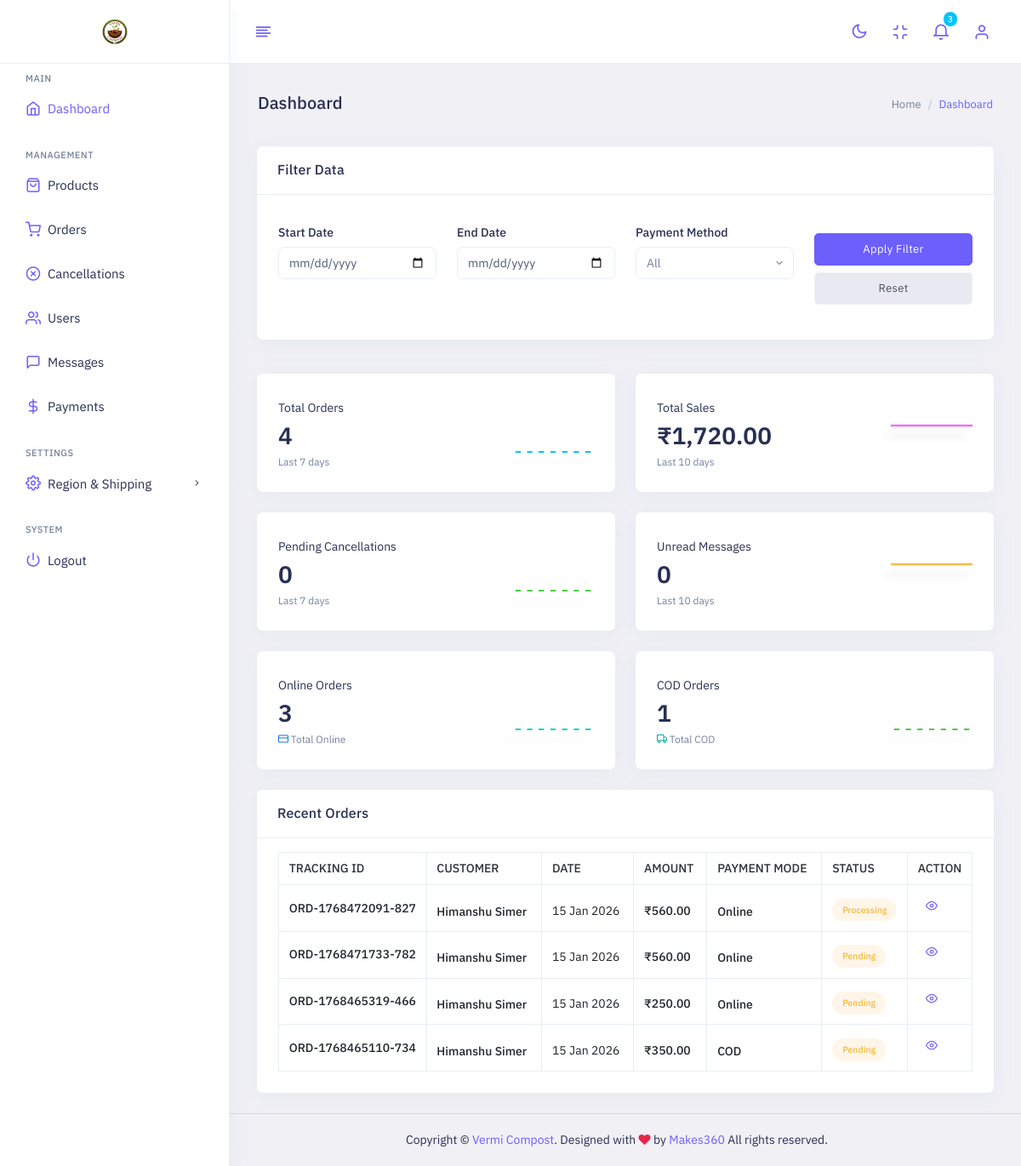
The page /admin/index.php (signed in) on the database its author committed.
### tables this page shows
CREATE TABLE `orders` (
  `id` int(6) UNSIGNED NOT NULL,
  `user_id` int(6) UNSIGNED DEFAULT NULL,
  `order_number` varchar(20) NOT NULL,
  `customer_name` varchar(100) NOT NULL,
  `customer_email` varchar(100) NOT NULL,
  `customer_phone` varchar(20) DEFAULT NULL,
  `shipping_address` text DEFAULT NULL,
  `total_amount` decimal(10,2) NOT NULL,
  `payment_method` varchar(50) DEFAULT 'COD',
  `status` enum('pending','processing','shipped','delivered','cancelled') DEFAULT 'pending',
  `created_at` timestamp NOT NULL DEFAULT current_timestamp(),
  `payment_status` enum('pending','paid','failed') DEFAULT 'pending',
  `razorpay_order_id` varchar(50) DEFAULT NULL,
  `razorpay_payment_id` varchar(50) DEFAULT NULL,
  `order_notes` text DEFAULT NULL
);

### admin/index.php (the view, shortened to what the rows shown need)
<?php
require_once 'check_session.php';
$where = "WHERE 1=1";
$stmt = $conn->query("SELECT COUNT(*) as total_orders FROM orders $where");
$total_orders = $stmt->fetch_assoc()['total_orders'];
$stmt = $conn->query("SELECT SUM(total_amount) as total_sales FROM orders $where");
$total_sales = $stmt->fetch_assoc()['total_sales'];
$total_sales = $total_sales ? $total_sales : 0;
$stmt = $conn->query("SELECT COUNT(*) as total_online FROM orders $where AND payment_method = 'Online'");
$total_online = $stmt->fetch_assoc()['total_online'];
$stmt = $conn->query("SELECT COUNT(*) as total_cod FROM orders $where AND payment_method = 'COD'");
$total_cod = $stmt->fetch_assoc()['total_cod'];
$stmt = $conn->query("SELECT COUNT(*) as pending_cancellations FROM cancellation_requests WHERE status = 'pending'");
$pending_cancellations = $stmt->fetch_assoc()['pending_cancellations'];
$stmt = $conn->query("SELECT COUNT(*) as unread_messages FROM contact_messages WHERE is_read = 0");
$unread_messages = $stmt->fetch_assoc()['unread_messages'];
$recent_orders_sql = "SELECT id, order_number, customer_name, total_amount, status, payment_method, created_at
                      FROM orders
                      $where
                      ORDER BY created_at DESC LIMIT 10";
$recent_orders_result = $conn->query($recent_orders_sql);
?>
<!doctype html>
<html lang="en" dir="ltr">
<head>
    <link id="style" href="assets/plugins/bootstrap/css/bootstrap.min.css" rel="stylesheet">
    <link href="assets/css/style.css" rel="stylesheet">
    <link href="assets/css/plugins.css" rel="stylesheet">
    <link href="assets/css/icons.css" rel="stylesheet">
    <link href="assets/switcher/css/switcher.css" rel="stylesheet">
    <link href="assets/switcher/demo.css" rel="stylesheet">
</head>
<body class="app sidebar-mini ltr light-mode">
    <div class="page">
        <div class="page-main">
            <div class="main-content app-content mt-0">
                <div class="side-app">
                    <div class="main-container container-fluid">
                        <div class="page-header">
                            <h1 class="page-title">Dashboard</h1>
                        </div>
                        <div class="row">
                            <div class="col-lg-12 col-md-12 col-sm-12 col-xl-12">
                                <div class="row">
                                    <div class="col-lg-6 col-md-6 col-sm-12 col-xl-3">
                                        <div class="card overflow-hidden">
                                            <div class="card-body">
                                                <div class="d-flex">
                                                    <div class="mt-2">
                                                        <h2 class="mb-0 number-font">
                                                            <?php echo number_format($total_orders); ?>
                                                        </h2>
                                                    </div>
                                                </div>
                                            </div>
                                        </div>
                                    </div>
                                    <div class="col-lg-6 col-md-6 col-sm-12 col-xl-3">
                                        <div class="card overflow-hidden">
                                            <div class="card-body">
                                                <div class="d-flex">
                                                    <div class="mt-2">
                                                        <h2 class="mb-0 number-font">
                                                            ₹<?php echo number_format($total_sales, 2); ?></h2>
                                                    </div>
                                                </div>
                                            </div>
                                        </div>
                                    </div>
                                    <div class="col-lg-6 col-md-6 col-sm-12 col-xl-3">
                                        <div class="card overflow-hidden">
                                            <div class="card-body">
                                                <div class="d-flex">
                                                    <div class="mt-2">
                                                        <h2 class="mb-0 number-font">
                                                            <?php echo number_format($pending_cancellations); ?>
                                                        </h2>
                                                    </div>
                                                </div>
                                            </div>
                                        </div>
                                    </div>
                                    <div class="col-lg-6 col-md-6 col-sm-12 col-xl-3">
                                        <div class="card overflow-hidden">
                                            <div class="card-body">
                                                <div class="d-flex">
                                                    <div class="mt-2">
                                                        <h2 class="mb-0 number-font">
                                                            <?php echo number_format($unread_messages); ?>
                                                        </h2>
                                                    </div>
                                                </div>
                                            </div>
                                        </div>
                                    </div>
                                    <div class="col-lg-6 col-md-6 col-sm-12 col-xl-3">
                                        <div class="card overflow-hidden">
                                            <div class="card-body">
                                                <div class="d-flex">
                                                    <div class="mt-2">
                                                        <h2 class="mb-0 number-font">
                                                            <?php echo number_format($total_online); ?>
                                                        </h2>
                                                    </div>
                                                </div>
                                            </div>
                                        </div>
                                    </div>
                                    <div class="col-lg-6 col-md-6 col-sm-12 col-xl-3">
                                        <div class="card overflow-hidden">
                                            <div class="card-body">
                                                <div class="d-flex">
                                                    <div class="mt-2">
                                                        <h2 class="mb-0 number-font">
                                                            <?php echo number_format($total_cod); ?>
                                                        </h2>
                                                    </div>
                                                </div>
                                            </div>
                                        </div>
                                    </div>
                                </div>
                            </div>
                        </div>
                        <div class="row">
                            <div class="col-12 col-sm-12">
                                <div class="card">
                                    <div class="card-body pt-4">
                                        <div class="table-responsive">
                                            <table id="data-table" class="table table-bordered text-nowrap mb-0">
                                                <thead class="border-top">
                                                    <tr>
                                                        <th class="bg-transparent border-bottom-0" style="width: 5%;">
                                                            Tracking Id</th>
                                                        <th class="bg-transparent border-bottom-0">
                                                            Customer</th>
                                                        <th class="bg-transparent border-bottom-0">
                                                            Date</th>
                                                        <th class="bg-transparent border-bottom-0">
                                                            Amount</th>
                                                        <th class="bg-transparent border-bottom-0">
                                                            Payment Mode</th>
                                                        <th class="bg-transparent border-bottom-0" style="width: 10%;">
                                                            Status</th>
                                                        <th class="bg-transparent border-bottom-0" style="width: 5%;">
                                                            Action</th>
                                                    </tr>
                                                </thead>
                                                <tbody>
                                                    <?php while ($order = $recent_orders_result->fetch_assoc()): ?>
                                                        <tr class="border-bottom">
                                                            <td class="text-center">
                                                                <div class="mt-0 mt-sm-2 d-block">
                                                                    <h6 class="mb-0 fs-14 fw-semibold">
                                                                        <?php echo $order['order_number']; ?>
                                                                    </h6>
                                                                </div>
                                                            </td>
                                                            <td>
                                                                <div class="d-flex">
                                                                    <div class="mt-0 mt-sm-3 d-block">
                                                                        <h6 class="mb-0 fs-14 fw-semibold">
                                                                            <?php echo htmlspecialchars($order['customer_name']); ?>
                                                                        </h6>
                                                                    </div>
                                                                </div>
                                                            </td>
                                                            <td><span
                                                                    class="mt-sm-2 d-block"><?php echo date('d M Y', strtotime($order['created_at'])); ?></span>
                                                            </td>
                                                            <td><span
                                                                    class="fw-semibold mt-sm-2 d-block">₹<?php echo number_format($order['total_amount'], 2); ?></span>
                                                            </td>
                                                            <td>
                                                                <div class="d-flex">
                                                                    <div class="mt-0 mt-sm-3 d-block">
                                                                        <h6 class="mb-0 fs-14 fw-semibold">
                                                                            <?php echo htmlspecialchars($order['payment_method']); ?>
                                                                        </h6>
                                                                    </div>
                                                                </div>
                                                            </td>
                                                            <td>
                                                                <div class="mt-sm-1 d-block">
                                                                    <?php
                                                                    $status_class = 'bg-warning-transparent text-warning';
                                                                    ?>
                                                                    <span
                                                                        class="badge <?php echo $status_class; ?> rounded-pill p-2 px-3"><?php echo ucfirst($order['status']); ?></span>
                                                                </div>
                                                            </td>
                                                            <td>
                                                                <div class="g-2">
                                                                    <a href="order_details.php?id=<?php echo $order['id']; ?>"
                                                                        class="btn text-primary btn-sm"
                                                                        data-bs-toggle="tooltip"
                                                                        data-bs-original-title="View"><span
                                                                            class="fe fe-eye fs-14"></span></a>
                                                                </div>
                                                            </td>
                                                        </tr>
                                                    <?php endwhile; ?>
                                                </tbody>
                                            </table>
                                        </div>
                                    </div>
                                </div>
                            </div>
                        </div>
                    </div>
                </div>
            </div>
        </div>
</body>
</html>

### rows shown on the page
orders: order_number "ORD-1768472091-827", customer_name "Himanshu Simer", created_at "15 Jan 2026", total_amount "560.00", payment_method "Online", status "Processing"
orders: order_number "ORD-1768471733-782", customer_name "Himanshu Simer", created_at "15 Jan 2026", total_amount "560.00", payment_method "Online", status "Pending"
orders: order_number "ORD-1768465319-466", customer_name "Himanshu Simer", created_at "15 Jan 2026", total_amount "250.00", payment_method "Online", status "Pending"
orders: order_number "ORD-1768465110-734", customer_name "Himanshu Simer", created_at "15 Jan 2026", total_amount "350.00", payment_method "COD", status "Pending"

### other values the page prints
$unread_count "3"
$total_orders "4"
$total_sales "1,720.00"
$pending_cancellations "0"
$unread_messages "0"
$total_online "3"
$total_cod "1"
